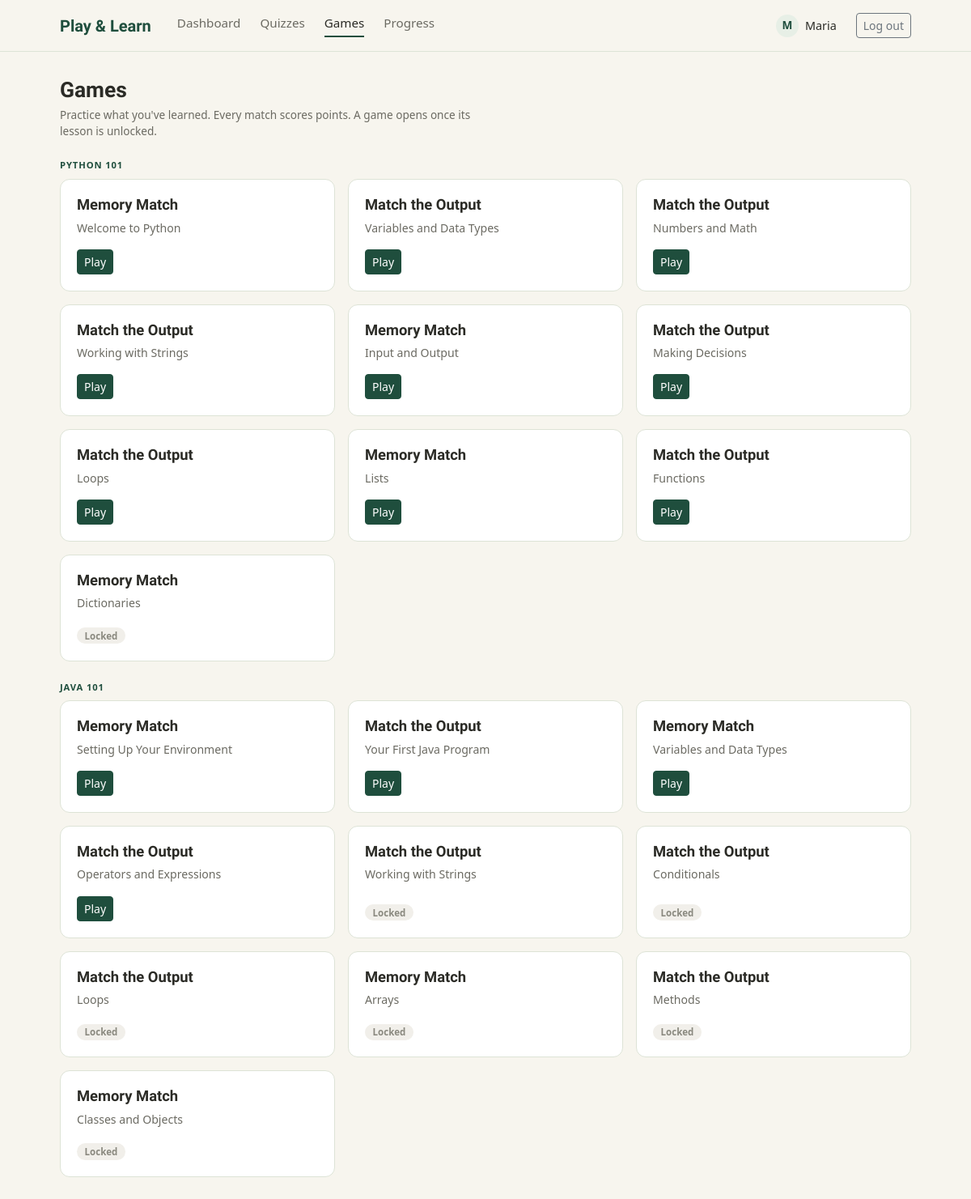
The app's page /student/games.php (signed in) with its own data.
### tables this page shows
CREATE TABLE `lessons` (
  `lesson_id` int NOT NULL AUTO_INCREMENT,
  `course_id` int NOT NULL,
  `title` varchar(150) NOT NULL,
  `content` text,
  `game_type` varchar(50) DEFAULT NULL,
  `game_data` json DEFAULT NULL,
  `sort_order` int DEFAULT '0',
  PRIMARY KEY (`lesson_id`),
  KEY `course_id` (`course_id`),
  CONSTRAINT `lessons_ibfk_1` FOREIGN KEY (`course_id`) REFERENCES `courses` (`course_id`) ON DELETE CASCADE
);

### includes/progress.php (called while the page is built, shortened)
<?php
function pl_course_lessons(PDO $pdo, int $courseId, int $studentId): array
{
    $stmt = $pdo->prepare(
        'SELECT lesson_id, title, sort_order, game_type FROM lessons
         WHERE course_id = ? ORDER BY sort_order, lesson_id'
    );
    $stmt->execute([$courseId]);
    $lessons = $stmt->fetchAll(PDO::FETCH_ASSOC);
    $stmt = $pdo->prepare(
        'SELECT q.quiz_id, q.lesson_id, q.title, COUNT(s.question_id) AS questions
         FROM quizzes q
         JOIN lessons l ON l.lesson_id = q.lesson_id
         LEFT JOIN questions s ON s.quiz_id = q.quiz_id
         WHERE l.course_id = ?
         GROUP BY q.quiz_id, q.lesson_id, q.title
         ORDER BY q.quiz_id'
    );
    $stmt->execute([$courseId]);
    $quizzesByLesson = [];
    foreach ($stmt->fetchAll(PDO::FETCH_ASSOC) as $q) {
        $quizzesByLesson[(int) $q['lesson_id']][] = [
            'quiz_id'   => (int) $q['quiz_id'],
            'title'     => $q['title'],
            'questions' => (int) $q['questions'],
        ];
    }
    $stmt = $pdo->prepare(
        'SELECT a.quiz_id, MAX(a.score) AS best
         FROM quiz_attempts a
         JOIN quizzes q ON q.quiz_id = a.quiz_id
         JOIN lessons l ON l.lesson_id = q.lesson_id
         WHERE a.student_id = ? AND l.course_id = ? AND a.score IS NOT NULL
         GROUP BY a.quiz_id'
    );
    $stmt->execute([$studentId, $courseId]);
    $best = [];
    foreach ($stmt->fetchAll(PDO::FETCH_ASSOC) as $row) {
        $best[(int) $row['quiz_id']] = (float) $row['best'];
    }
    $stmt = $pdo->prepare(
        'SELECT p.lesson_id, p.status FROM lesson_progress p
         JOIN lessons l ON l.lesson_id = p.lesson_id
         WHERE p.student_id = ? AND l.course_id = ?'
    );
    $stmt->execute([$studentId, $courseId]);
    $progress = [];
    foreach ($stmt->fetchAll(PDO::FETCH_ASSOC) as $row) {
        $progress[(int) $row['lesson_id']] = $row['status'];
    }
    $earlierDone = true;
    $currentFound = false;
    foreach ($lessons as &$lesson) {
        $id = (int) $lesson['lesson_id'];
        $lesson['lesson_id'] = $id;
        $lesson['quizzes'] = [];
        $lesson['quiz_count'] = 0;
        foreach ($quizzesByLesson[$id] ?? [] as $q) {
            $q['best'] = $best[$q['quiz_id']] ?? null;
            $q['passed'] = $q['best'] !== null && $q['best'] >= PL_PASS_PERCENT;
            $lesson['quizzes'][] = $q;
        }
        $lesson['status'] = $progress[$id] ?? 'not_started';
        $done = $lesson['status'] === 'completed';
        $lesson['locked'] = PL_LOCK_FUTURE_LESSONS && !$earlierDone && !$done;
        $lesson['is_current'] = !$done && !$currentFound;
        if ($lesson['is_current']) {
            $currentFound = true;
        }
        $earlierDone = $earlierDone && $done;
    }
    return $lessons;
}

### student/games.php (the view, shortened to what this page needs)
<?php
require __DIR__ . '/../config/db.php';
require __DIR__ . '/../includes/progress.php';
$student_id = (int) $_SESSION['user_id'];
$data = $pdo->query('SELECT lesson_id, game_type, game_data FROM lessons WHERE game_type IS NOT NULL')->fetchAll();
$playable = [];
foreach ($data as $row) {
    if (pl_playable_game($row['game_type'], $row['game_data']) !== null) {
        $playable[(int) $row['lesson_id']] = $row['game_type'];
    }
}
$courses = [];
foreach ($pdo->query('SELECT course_id, title FROM courses ORDER BY course_id')->fetchAll() as $c) {
    $games = [];
    foreach (pl_course_lessons($pdo, (int) $c['course_id'], $student_id) as $lesson) {
        if (isset($playable[$lesson['lesson_id']])) {
            $games[] = ['lesson' => $lesson, 'type' => $playable[$lesson['lesson_id']]];
        }
    }
    if ($games) {
        $courses[] = ['title' => $c['title'], 'games' => $games];
    }
}
require __DIR__ . '/../includes/header.php';
?>
<link rel="stylesheet" href="/assets/css/play.css">
<h1 class="pl-page-title mb-1">Games</h1>
<p class="pl-page-sub mb-4">Practice what you've learned. Every match scores points. A game opens once its lesson is unlocked.</p>
<?php foreach ($courses as $course): ?>
    <p class="pl-eyebrow"><?= htmlspecialchars($course['title']) ?></p>
    <div class="pl-card-grid mb-4">
        <?php foreach ($course['games'] as $g): ?>
            <section class="pl-list-card">
                <h2><?= htmlspecialchars(PL_GAME_TYPES[$g['type']]['label']) ?></h2>
                <p><?= htmlspecialchars($g['lesson']['title']) ?></p>
                <div>
                    <?php if ($g['lesson']['locked']): ?>
                        <span class="pl-status pl-status--locked">Locked</span>
                    <?php else: ?>
                        <a class="btn btn-pl-primary btn-sm" href="/student/game.php?type=<?= urlencode($g['type']) ?>&amp;lesson_id=<?= (int) $g['lesson']['lesson_id'] ?>">Play</a>
                    <?php endif; ?>
                </div>
            </section>
        <?php endforeach; ?>
    </div>
<?php endforeach; ?>
<?php require __DIR__ . '/../includes/footer.php'; ?>

### assets/css/style.css (style rules this page uses)
:root { --pl-cream: #F7F5EE; --pl-green-dark: #1F4E3D; --pl-green-mid: #2F6B4F; --pl-green-pale: #E7EFE6; --pl-border: #DDE3D6; --pl-text: #2B2B26; --pl-text-muted: #6B6A62; }
body { background: var(--pl-cream); color: var(--pl-text); font-family: 'Segoe UI', system-ui, -apple-system, sans-serif; }
.btn-pl-primary { background: var(--pl-green-dark); border-color: var(--pl-green-dark); color: #fff; }

### assets/css/play.css (style rules this page uses)
:root { --plx-wrong: #A8402F; --plx-wrong-pale: #F8E9E5; --plx-code-bg: #F4F2EA; --plx-track: #ECE9DC; --plx-matched-bg: #E8EFE5; --plx-matched-border: #A9C0AE; --plx-mono: ui-monospace, SFMono-Regular, Menlo, Consolas, 'Courier New', monospace; --plx-serif: Georgia, 'Times New Roman', serif; }
.pl-page-title { margin: 0; font-family: var(--plx-serif); font-size: 1.65rem; font-weight: 700; line-height: 1.2; color: var(--pl-text, #2B2B26); }
.pl-page-sub { margin: 0.25rem 0 0; max-width: 34rem; font-size: 0.85rem; color: var(--pl-text-muted, #6B6A62); }
.pl-eyebrow { margin: 0 0 0.5rem; font-size: 0.7rem; font-weight: 700; letter-spacing: 0.08em; text-transform: uppercase; color: var(--pl-green-dark, #1F4E3D); }
.pl-list-card { display: flex; flex-direction: column; height: 100%; padding: 1.25rem; background: #fff; border: 1px solid var(--pl-border, #DDE3D6); border-radius: 12px; }
.pl-list-card h2 { margin: 0 0 0.4rem; font-family: var(--plx-serif); font-size: 1.15rem; font-weight: 700; }
.pl-list-card p { flex: 1 1 auto; margin: 0 0 1rem; font-size: 0.88rem; color: var(--pl-text-muted, #6B6A62); }
.pl-card-grid { display: grid; grid-template-columns: repeat(auto-fill, minmax(260px, 1fr)); gap: 1rem; }
.pl-status { display: inline-block; padding: 0.1rem 0.6rem; font-size: 0.72rem; font-weight: 600; border-radius: 999px; background: #ECEBE4; color: #55544C; }
.pl-status--locked { background: #F1EFEA; color: #8A897F; }

### records on screen
lessons: label "Memory Match", title "Welcome to Python"
lessons: label "Match the Output", title "Variables and Data Types"
lessons: label "Match the Output", title "Numbers and Math"
lessons: label "Match the Output", title "Working with Strings"
lessons: label "Memory Match", title "Input and Output"
lessons: label "Match the Output", title "Making Decisions"
lessons: label "Match the Output", title "Loops"
lessons: label "Memory Match", title "Lists"
lessons: label "Match the Output", title "Functions"
lessons: label "Memory Match", title "Dictionaries", shows "Locked"
lessons: label "Memory Match", title "Setting Up Your Environment"
lessons: label "Match the Output", title "Your First Java Program"
lessons: label "Memory Match", title "Variables and Data Types"
lessons: label "Match the Output", title "Operators and Expressions"
lessons: label "Match the Output", title "Working with Strings", shows "Locked"
lessons: label "Match the Output", title "Conditionals", shows "Locked"
lessons: label "Match the Output", title "Loops", shows "Locked"
lessons: label "Memory Match", title "Arrays", shows "Locked"
lessons: label "Match the Output", title "Methods", shows "Locked"
lessons: label "Memory Match", title "Classes and Objects", shows "Locked"

### other values on screen
substr($user['first_name'] ?? '?', 0, 1) "M"
$user['first_name'] "Maria"
$course['title'] "PYTHON 101"
$course['title'] "JAVA 101"
